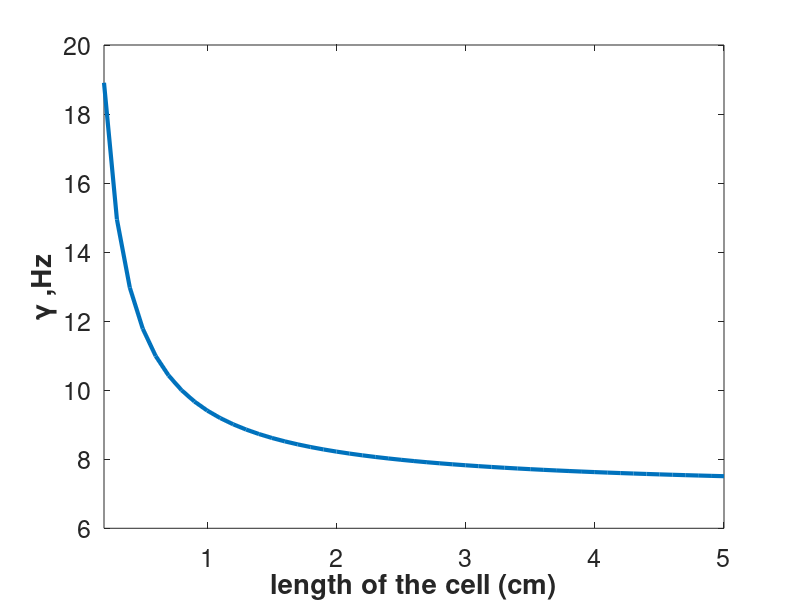
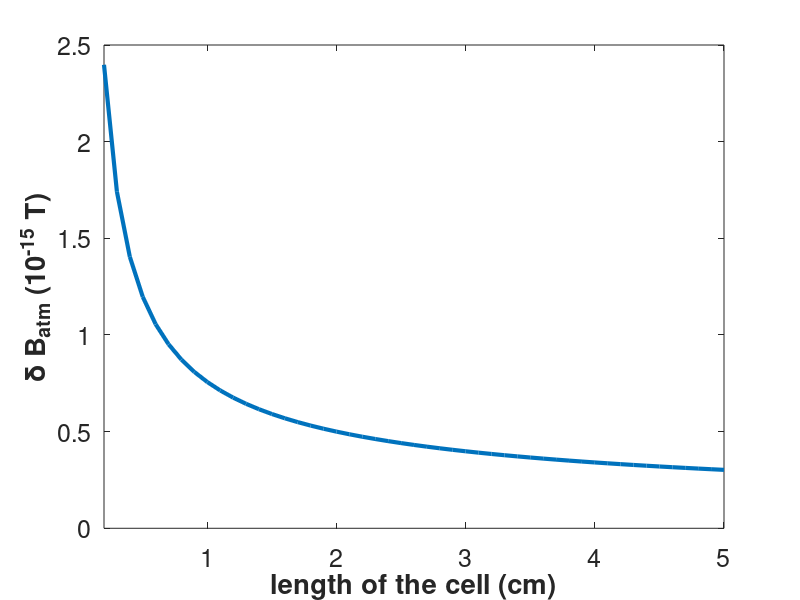
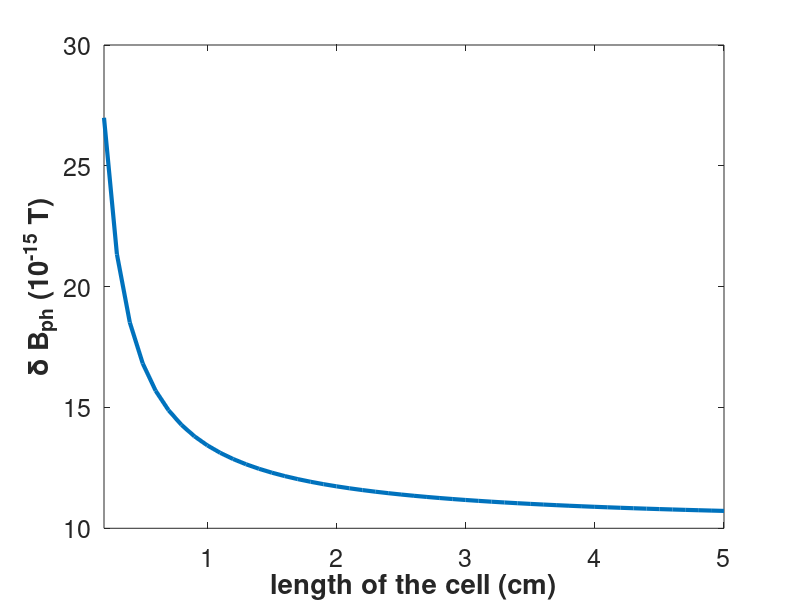
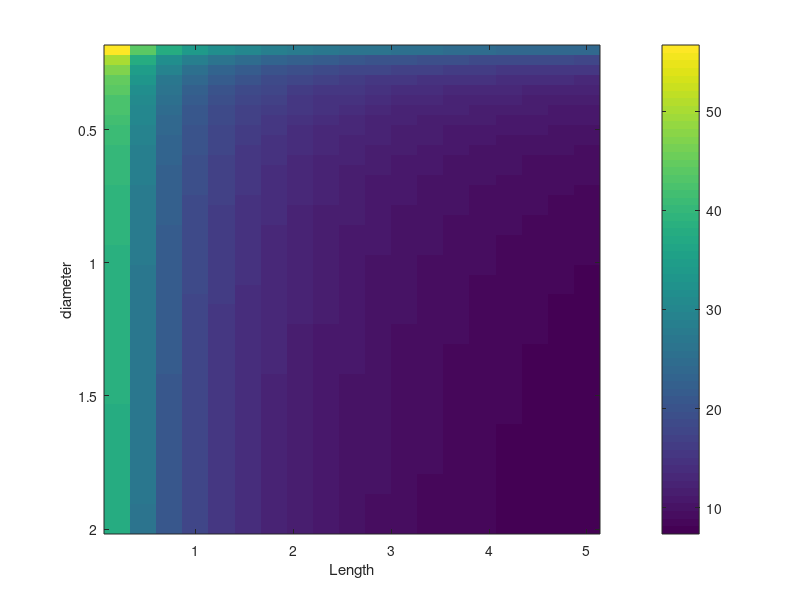

Source code (MATLAB) for these figures, in order:
%%intrinsic_sens_nmor calculates the intrinsic noise of the NMOR single beam sensor.
%
% output dB_i - the values of intrinsic noise for NMOR as a function of
% length and width (LxW) of the vapour cell
%
%Note: one can explore dB_i as a fuction of any parameter in the model in
%similar way it's done here for cell volume (LxW)
%
%More details in paper:
%https://doi.org/10.1016/j.neuroimage.2022.119747.
%
% Author Yulia Bezsudnova
% yxb968@student.bham.ac.uk

%% parameters of the model

Lstrart=2/1000; %Lower limit of the length [m]
Lfinish=50/1000; %Upper limit of the length [m] 
L=Lstrart:1/1000:Lfinish; %m

Wstart=2/1000;  %Lower limit of the width [m]
Wfinish=20/1000;  %Upper limit of the width [m]
W=Wstart:1/1000:Wfinish;


m = 87*1.66*10^(-27);  % atomic mass Rb87
T = 22; % Temperature of the cell
Vthermal = sqrt(1.38*10^(-23)*8*(T + 273)/m); %[m/sec]
sSE = 2*10^(-14)*10^(-4); % spin exchange collision cross-section [m2]
gamma = 7*10^9*2*pi; %gyromagnetic ratio [Hz/T]
nai = 8.5*10^9*10^(6); % atomic number density [num/m^3]
crossec = W.^2; % cell cross0-section [m]
h = 1.054*10^(-34); % plank C

fr=377*10^12; %frequency of the pumping light
Iph=7*10^(-6)/(2*10^-6); %pump beam intensity [W/m^2]
kv=10^(-23); %microscopic absorption cross-section [m^2]

%% calculating width of the resonance

%spin-exchange collision relaxation rate
relother = sSE*Vthermal*nai*sqrt(2)*0.2; 

%wall collision relaxation rate
A=L'*W*4.+2*crossec; %cell shape factor
relwall = 1/10000*Vthermal*(A)./(4*L'*crossec);

%light-induced relaxation rate
int_part=[];
s=1;

for L1=Lstrart:1/1000:Lfinish
int_part(s)=integral(@(x)exp(-kv*nai*x),0,L1);
s=s+1;
end

Imean=Iph*int_part./L;
rellight= repmat((2*kv/(h*fr).*Imean)',1,length(W));

%width (HWHM) of the resonance
Width_sensor=rellight+relother+relwall;


%sanity check 
figure(1)
plot(L*100 ,Width_sensor(:,9),'LineWidth',3)
xlabel('length of the cell (cm)','FontSize',24,'FontWeight','bold')
ylabel('\gamma ,Hz','FontSize',24,'FontWeight','bold')
xlim([0.2 5])
set(gca,'fontsize',18)

%% atomic-shot noise

dB_atm = 1/gamma.*sqrt(Width_sensor./(L'*crossec.*nai));

figure(2)
plot(L*100 ,dB_atm(:,9)*10^(15),'LineWidth',3)
xlabel('length of the cell (cm)','FontSize',24,'FontWeight','bold')
ylabel('\delta B_{atm} (10^{-15} T)','FontSize',24,'FontWeight','bold')
xlim([0.2 5])
set(gca,'fontsize',18)

%% photon-shot noise

h = 1.054*10^(-34);
pow=7*10^(-6);
Amp=0.6*10^(-3);

dB_phsh=1/gamma*1/2*sqrt(h*fr/(pow)).*Width_sensor./Amp;

figure(3)
plot(L*100 ,dB_phsh(:,9)*10^(15),'LineWidth',3)
xlabel('length of the cell (cm)','FontSize',24,'FontWeight','bold')
ylabel('\delta B_{ph} (10^{-15} T)','FontSize',24,'FontWeight','bold')
xlim([0.2 5])
set(gca,'fontsize',18)
%% intrinsic sensitivity ft/sqrtHz

dB_i=sqrt(dB_phsh.^2+dB_atm.^2);

figure(4)
plot(L*100 ,dB_i(:,9)*10^(15),'LineWidth',3)
xlabel('L (cm)','FontSize',24,'FontWeight','bold')
ylabel('\delta B_{i} (10^{-15} T)','FontSize',24,'FontWeight','bold')
xlim([0.2 5])
set(gca,'fontsize',18)

save dB_i_nmor dB_i
%% plot

imagesc(L*100,W*100,dB_i.*10^15)
colorbar
xlabel('Length')
ylabel('diameter')
